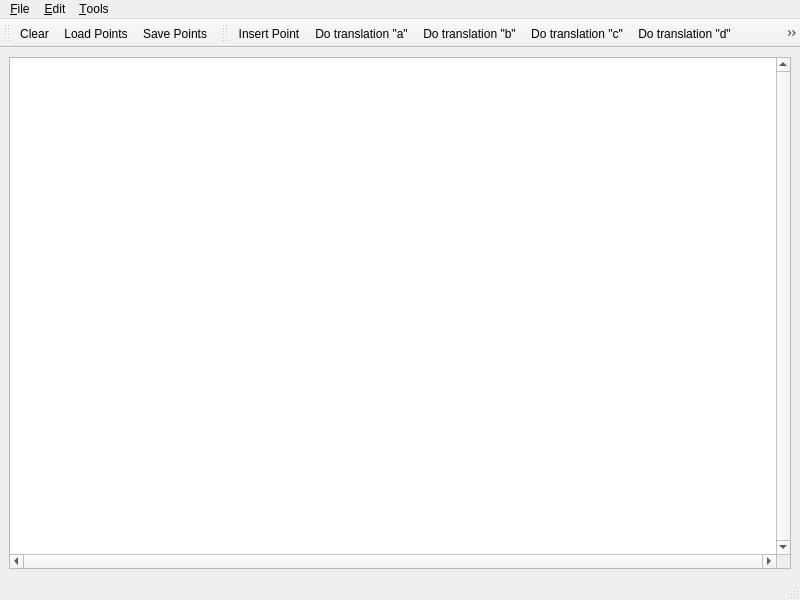
<?xml version="1.0" encoding="UTF-8"?>
<ui version="4.0">
 <author>GeometryFactory</author>
 <class>Delaunay_triangulation_2</class>
 <widget class="QMainWindow" name="Delaunay_triangulation_2">
  <property name="geometry">
   <rect>
    <x>0</x>
    <y>0</y>
    <width>800</width>
    <height>600</height>
   </rect>
  </property>
  <property name="windowTitle">
   <string>CGAL Delaunay Triangulation</string>
  </property>
  <property name="windowIcon">
   <iconset resource="../../../../CGAL-3.8/demo/resources/CGAL.qrc">
    <normaloff>:/cgal/logos/cgal_icon</normaloff>:/cgal/logos/cgal_icon</iconset>
  </property>
  <widget class="QWidget" name="centralwidget">
   <layout class="QGridLayout">
    <item row="0" column="0">
     <widget class="QGraphicsView" name="graphicsView">
      <property name="focusPolicy">
       <enum>Qt::StrongFocus</enum>
      </property>
      <property name="verticalScrollBarPolicy">
       <enum>Qt::ScrollBarAlwaysOn</enum>
      </property>
      <property name="horizontalScrollBarPolicy">
       <enum>Qt::ScrollBarAlwaysOn</enum>
      </property>
      <property name="transformationAnchor">
       <enum>QGraphicsView::NoAnchor</enum>
      </property>
     </widget>
    </item>
   </layout>
  </widget>
  <widget class="QStatusBar" name="statusbar"/>
  <widget class="QToolBar" name="fileToolBar">
   <property name="windowTitle">
    <string>File Tools</string>
   </property>
   <attribute name="toolBarArea">
    <enum>TopToolBarArea</enum>
   </attribute>
   <attribute name="toolBarBreak">
    <bool>false</bool>
   </attribute>
   <addaction name="actionClear"/>
   <addaction name="actionLoadPoints"/>
   <addaction name="actionSavePoints"/>
  </widget>
  <widget class="QToolBar" name="toolBar">
   <property name="windowTitle">
    <string>Visualization Tools</string>
   </property>
   <attribute name="toolBarArea">
    <enum>TopToolBarArea</enum>
   </attribute>
   <attribute name="toolBarBreak">
    <bool>false</bool>
   </attribute>
   <addaction name="actionInsertPoint"/>
   <addaction name="actionDo_translation_a"/>
   <addaction name="actionDo_translation_b"/>
   <addaction name="actionDo_translation_c"/>
   <addaction name="actionDo_translation_d"/>
   <addaction name="actionMovingPoint"/>
   <addaction name="actionCircumcenter"/>
   <addaction name="actionShowConflictZone"/>
   <addaction name="separator"/>
   <addaction name="actionShowDelaunay"/>
   <addaction name="actionShowVoronoi"/>
   <addaction name="separator"/>
   <addaction name="actionRecenter"/>
  </widget>
  <widget class="QMenuBar" name="menubar">
   <property name="geometry">
    <rect>
     <x>0</x>
     <y>0</y>
     <width>800</width>
     <height>22</height>
    </rect>
   </property>
   <widget class="QMenu" name="menuFile">
    <property name="title">
     <string>&amp;File</string>
    </property>
    <addaction name="separator"/>
    <addaction name="actionClear"/>
    <addaction name="actionLoadPoints"/>
    <addaction name="actionSavePoints"/>
    <addaction name="separator"/>
    <addaction name="actionQuit"/>
   </widget>
   <widget class="QMenu" name="menuEdit">
    <property name="title">
     <string>&amp;Edit</string>
    </property>
    <addaction name="actionInsertRandomPoints"/>
   </widget>
   <widget class="QMenu" name="menuTools">
    <property name="title">
     <string>&amp;Tools</string>
    </property>
    <addaction name="actionInsertPoint"/>
    <addaction name="actionDo_translation_a"/>
    <addaction name="actionDo_translation_b"/>
    <addaction name="actionDo_translation_c"/>
    <addaction name="actionDo_translation_d"/>
    <addaction name="actionG"/>
    <addaction name="actionG2"/>
    <addaction name="actionG4"/>
    <addaction name="actionG8"/>
    <addaction name="actionG16"/>
    <addaction name="actionMovingPoint"/>
    <addaction name="actionCircumcenter"/>
    <addaction name="actionShowConflictZone"/>
    <addaction name="separator"/>
    <addaction name="actionShowDelaunay"/>
    <addaction name="actionShowVoronoi"/>
    <addaction name="separator"/>
    <addaction name="actionRecenter"/>
   </widget>
   <addaction name="menuFile"/>
   <addaction name="menuEdit"/>
   <addaction name="menuTools"/>
  </widget>
  <action name="actionAbout">
   <property name="text">
    <string>&amp;About</string>
   </property>
  </action>
  <action name="actionAboutCGAL">
   <property name="text">
    <string>About &amp;CGAL</string>
   </property>
  </action>
  <action name="actionQuit">
   <property name="text">
    <string>&amp;Quit</string>
   </property>
   <property name="shortcut">
    <string>Ctrl+Q</string>
   </property>
  </action>
  <action name="actionInsertRandomPoints">
   <property name="text">
    <string>&amp;Insert random points</string>
   </property>
   <property name="shortcut">
    <string>Ctrl+I</string>
   </property>
  </action>
  <action name="actionMovingPoint">
   <property name="checkable">
    <bool>true</bool>
   </property>
   <property name="icon">
    <iconset resource="../../../../CGAL-3.8/demo/Triangulation_2/Delaunay_triangulation_2.qrc">
     <normaloff>:/cgal/Actions/icons/moving_point.png</normaloff>:/cgal/Actions/icons/moving_point.png</iconset>
   </property>
   <property name="text">
    <string>&amp;Simulate insertion</string>
   </property>
   <property name="toolTip">
    <string comment="The comment">Simulate Insertion</string>
   </property>
   <property name="statusTip">
    <string comment="and its comment">Move mouse with left button pressed to see where point would be inserted</string>
   </property>
   <property name="whatsThis">
    <string comment="what">whats this</string>
   </property>
  </action>
  <action name="actionInsertPoint">
   <property name="checkable">
    <bool>true</bool>
   </property>
   <property name="checked">
    <bool>false</bool>
   </property>
   <property name="icon">
    <iconset resource="../../../../CGAL-3.8/demo/icons/Input.qrc">
     <normaloff>:/cgal/Input/inputPoint.png</normaloff>:/cgal/Input/inputPoint.png</iconset>
   </property>
   <property name="text">
    <string>&amp;Insert Point</string>
   </property>
   <property name="toolTip">
    <string>Insert Point</string>
   </property>
   <property name="statusTip">
    <string>Left: Insert vtx</string>
   </property>
  </action>
  <action name="actionClear">
   <property name="icon">
    <iconset resource="../../../../CGAL-3.8/demo/icons/File.qrc">
     <normaloff>:/cgal/fileToolbar/fileNew.png</normaloff>:/cgal/fileToolbar/fileNew.png</iconset>
   </property>
   <property name="text">
    <string>&amp;Clear</string>
   </property>
   <property name="shortcut">
    <string>Ctrl+C</string>
   </property>
  </action>
  <action name="actionShowVoronoi">
   <property name="checkable">
    <bool>true</bool>
   </property>
   <property name="checked">
    <bool>false</bool>
   </property>
   <property name="icon">
    <iconset resource="../../../../CGAL-3.8/demo/icons/Triangulation_2.qrc">
     <normaloff>:/cgal/Triangulation_2/Voronoi_diagram_2.png</normaloff>:/cgal/Triangulation_2/Voronoi_diagram_2.png</iconset>
   </property>
   <property name="text">
    <string>Show &amp;Voronoi Diagram</string>
   </property>
   <property name="shortcut">
    <string>Ctrl+V</string>
   </property>
  </action>
  <action name="actionShowDelaunay">
   <property name="checkable">
    <bool>true</bool>
   </property>
   <property name="icon">
    <iconset resource="../../../../CGAL-3.8/demo/Triangulation_2/Delaunay_triangulation_2.qrc">
     <normaloff>:/cgal/Actions/icons/triangulation.png</normaloff>:/cgal/Actions/icons/triangulation.png</iconset>
   </property>
   <property name="text">
    <string>Show &amp;Delaunay Triangulation</string>
   </property>
   <property name="shortcut">
    <string>Ctrl+D</string>
   </property>
  </action>
  <action name="actionLoadPoints">
   <property name="icon">
    <iconset resource="../../../../CGAL-3.8/demo/icons/File.qrc">
     <normaloff>:/cgal/fileToolbar/fileOpen.png</normaloff>:/cgal/fileToolbar/fileOpen.png</iconset>
   </property>
   <property name="text">
    <string>&amp;Load Points...</string>
   </property>
   <property name="shortcut">
    <string>Ctrl+L</string>
   </property>
  </action>
  <action name="actionSavePoints">
   <property name="icon">
    <iconset resource="../../../../CGAL-3.8/demo/icons/File.qrc">
     <normaloff>:/cgal/fileToolbar/fileSave.png</normaloff>:/cgal/fileToolbar/fileSave.png</iconset>
   </property>
   <property name="text">
    <string>&amp;Save Points...</string>
   </property>
   <property name="shortcut">
    <string>Ctrl+S</string>
   </property>
  </action>
  <action name="actionCircumcenter">
   <property name="checkable">
    <bool>true</bool>
   </property>
   <property name="icon">
    <iconset resource="../../../../CGAL-3.8/demo/Triangulation_2/Delaunay_triangulation_2.qrc">
     <normaloff>:/cgal/Actions/icons/circumcenter.png</normaloff>:/cgal/Actions/icons/circumcenter.png</iconset>
   </property>
   <property name="text">
    <string>&amp;Circumcenter</string>
   </property>
   <property name="toolTip">
    <string>Draw circumcenter</string>
   </property>
  </action>
  <action name="actionRecenter">
   <property name="icon">
    <iconset resource="../../../../CGAL-3.8/demo/icons/Input.qrc">
     <normaloff>:/cgal/Input/zoom-best-fit</normaloff>:/cgal/Input/zoom-best-fit</iconset>
   </property>
   <property name="text">
    <string>Re&amp;center the viewport</string>
   </property>
   <property name="shortcut">
    <string>Ctrl+R</string>
   </property>
  </action>
  <action name="actionShowConflictZone">
   <property name="checkable">
    <bool>true</bool>
   </property>
   <property name="icon">
    <iconset resource="../../../../CGAL-3.8/demo/Triangulation_2/Delaunay_triangulation_2.qrc">
     <normaloff>:/cgal/Actions/icons/conflict_zone.png</normaloff>:/cgal/Actions/icons/conflict_zone.png</iconset>
   </property>
   <property name="text">
    <string>Show Conflict Zone</string>
   </property>
  </action>
  <action name="actionDo_translation_a">
   <property name="checkable">
    <bool>true</bool>
   </property>
   <property name="icon">
    <iconset resource="../resources/Hyperbolic_translations_2.qrc">
     <normaloff>:/cgal/Actions/icons/a.png</normaloff>:/cgal/Actions/icons/a.png</iconset>
   </property>
   <property name="text">
    <string>Do translation &quot;a&quot;</string>
   </property>
  </action>
  <action name="actionDo_translation_b">
   <property name="checkable">
    <bool>true</bool>
   </property>
   <property name="icon">
    <iconset resource="../resources/Hyperbolic_translations_2.qrc">
     <normaloff>:/cgal/Actions/icons/b.png</normaloff>:/cgal/Actions/icons/b.png</iconset>
   </property>
   <property name="text">
    <string>Do translation &quot;b&quot;</string>
   </property>
  </action>
  <action name="actionDo_translation_c">
   <property name="checkable">
    <bool>true</bool>
   </property>
   <property name="icon">
    <iconset resource="../resources/Hyperbolic_translations_2.qrc">
     <normaloff>:/cgal/Actions/icons/c.png</normaloff>:/cgal/Actions/icons/c.png</iconset>
   </property>
   <property name="text">
    <string>Do translation &quot;c&quot;</string>
   </property>
  </action>
  <action name="actionDo_translation_d">
   <property name="checkable">
    <bool>true</bool>
   </property>
   <property name="icon">
    <iconset resource="../resources/Hyperbolic_translations_2.qrc">
     <normaloff>:/cgal/Actions/icons/d.png</normaloff>:/cgal/Actions/icons/d.png</iconset>
   </property>
   <property name="text">
    <string>Do translation &quot;d&quot;</string>
   </property>
  </action>
  <action name="actionG">
   <property name="checkable">
    <bool>true</bool>
   </property>
   <property name="icon">
    <iconset resource="../resources/Hyperbolic_translations_2.qrc">
     <normaloff>:/cgal/Actions/icons/G.png</normaloff>:/cgal/Actions/icons/G.png</iconset>
   </property>
   <property name="text">
    <string>G</string>
   </property>
  </action>
  <action name="actionG2">
   <property name="checkable">
    <bool>true</bool>
   </property>
   <property name="icon">
    <iconset resource="../resources/Hyperbolic_translations_2.qrc">
     <normaloff>:/cgal/Actions/icons/G2.png</normaloff>:/cgal/Actions/icons/G2.png</iconset>
   </property>
   <property name="text">
    <string>G2</string>
   </property>
  </action>
  <action name="actionG4">
   <property name="checkable">
    <bool>true</bool>
   </property>
   <property name="icon">
    <iconset resource="../resources/Hyperbolic_translations_2.qrc">
     <normaloff>:/cgal/Actions/icons/G4.png</normaloff>:/cgal/Actions/icons/G4.png</iconset>
   </property>
   <property name="text">
    <string>G4</string>
   </property>
  </action>
  <action name="actionG8">
   <property name="checkable">
    <bool>true</bool>
   </property>
   <property name="icon">
    <iconset resource="../resources/Hyperbolic_translations_2.qrc">
     <normaloff>:/cgal/Actions/icons/G8.png</normaloff>:/cgal/Actions/icons/G8.png</iconset>
   </property>
   <property name="text">
    <string>G8</string>
   </property>
  </action>
  <action name="actionG16">
   <property name="checkable">
    <bool>true</bool>
   </property>
   <property name="icon">
    <iconset resource="../resources/Hyperbolic_translations_2.qrc">
     <normaloff>:/cgal/Actions/icons/G16.png</normaloff>:/cgal/Actions/icons/G16.png</iconset>
   </property>
   <property name="text">
    <string>G16</string>
   </property>
  </action>
 </widget>
 <resources>
  <include location="../../../../CGAL-3.8/demo/Triangulation_2/Delaunay_triangulation_2.qrc"/>
  <include location="../../../../CGAL-3.8/demo/icons/File.qrc"/>
  <include location="../resources/Hyperbolic_translations_2.qrc"/>
  <include location="../../../../CGAL-3.8/demo/resources/CGAL.qrc"/>
  <include location="../../../../CGAL-3.8/demo/icons/Triangulation_2.qrc"/>
  <include location="../../../../CGAL-3.8/demo/icons/Input.qrc"/>
 </resources>
 <connections/>
</ui>
